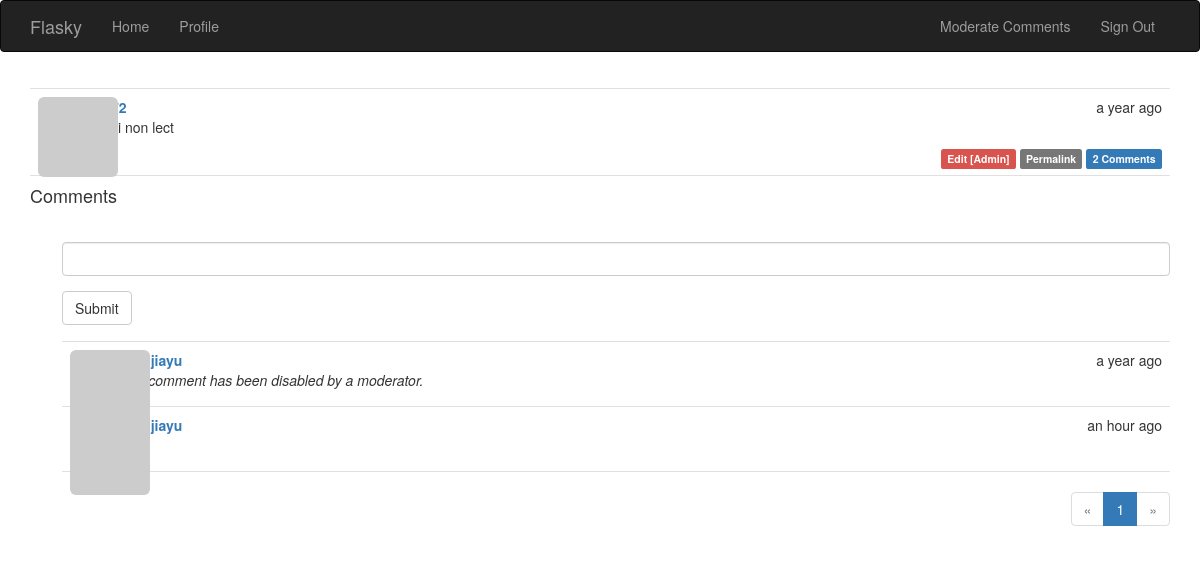
/post/75 (signed in), run on the app's committed database.
### app/models.py (models this page shows, shortened)
class Post(db.Model):
    __tablename__ = 'posts'
    id = db.Column(db.Integer, primary_key=True)
    body = db.Column(db.Text)
    timestamp = db.Column(db.DateTime, index=True, default=datetime.utcnow)
    author_id = db.Column(db.Integer, db.ForeignKey('users.id'))
    body_html = db.Column(db.Text)
    comments = db.relationship('Comment', backref='post', lazy='dynamic')

class Comment(db.Model):
    __tablename__ = 'comments'
    id = db.Column(db.Integer, primary_key=True)
    body = db.Column(db.Text)
    body_html = db.Column(db.Text)
    timestamp = db.Column(db.DateTime, index=True, default=datetime.utcnow)
    disabled = db.Column(db.Boolean)
    author_id = db.Column(db.Integer, db.ForeignKey('users.id'))
    post_id = db.Column(db.Integer, db.ForeignKey('posts.id'))

class User(UserMixin, db.Model):
    __tablename__ = 'users'
    id = db.Column(db.Integer, primary_key=True)
    email = db.Column(db.String(64), unique=True, index=True)
    username = db.Column(db.String(64), unique=True, index=True)
    password_hash = db.Column(db.String(128))
    role_id = db.Column(db.Integer, db.ForeignKey('roles.id'))
    confirmed = db.Column(db.Boolean, default=False)
    name = db.Column(db.String(64))
    location = db.Column(db.String(64))
    about_me = db.Column(db.Text())
    member_since = db.Column(db.DateTime(), default=datetime.utcnow)
    last_seen = db.Column(db.DateTime(), default=datetime.utcnow)
    avatar_hash = db.Column(db.String(32))
    posts = db.relationship('Post', backref='author', lazy='dynamic')
    followed = db.relationship('Follow', foreign_keys=[Follow.follower_id],
                               backref=db.backref('follower', lazy='joined'),
                               lazy='dynamic', cascade='all, delete-orphan')
    followers = db.relationship('Follow', foreign_keys=[Follow.followed_id],
                                backref=db.backref('followed', lazy='joined'),
                                lazy='dynamic', cascade='all, delete-orphan')
    comments = db.relationship('Comment', backref='author', lazy='dynamic')
    @property
    def password(self):
        raise AttributeError('Password is not a readable attribute')
    def can(self, perm):
        return self.role is not None and self.role.has_permission(perm)
    def is_administrator(self):
        return self.can(Permission.ADMINISTER)
    def ping(self):
        self.last_seen = datetime.utcnow()
        db.session.add(self)
    def gravatar(self, size=100, default='identicon', rating='g'):
        if request.is_secure:
            url = 'https://secure.gravatar.com/avatar'
        else:
            url = 'http://www.gravatar.com/avatar'
        hash = hashlib.md5(self.email.encode('utf-8')).hexdigest()
        return '{url}/{hash}?s={size}&d={default}&r={rating}'\
            .format(url=url, hash=hash, size=size, default=default, rating=rating)

### app/main/views.py (the view)
@main.route('/post/<int:id>', methods=['GET', 'POST'])
def post(id):
    post = Post.query.get_or_404(id)
    form = CommentForm()
    if form.validate_on_submit():
        comment = Comment(body=form.body.data, post=post, author=current_user._get_current_object())
        db.session.add(comment)
        db.session.commit()
        flash('Your comment has been published.')
        return redirect(url_for('.post', id=post.id, page=-1))
    page = request.args.get('page', 1, type=int)
    if page == -1:
        page = (post.comments.count() - 1) // current_app.config['FLASKY_COMMENTS_PER_PAGE'] + 1
    pagination = post.comments.order_by(Comment.timestamp.asc()).\
        paginate(page, per_page=current_app.config['FLASKY_COMMENTS_PER_PAGE'], error_out=False)
    comments = pagination.items
    return render_template('post.html', posts=[post], form=form,
                           comments=comments, pagination=pagination)

### app/main/forms.py
class CommentForm(FlaskForm):
    body = StringField('', validators=[DataRequired()])
    submit = SubmitField('Submit')

### app/auth/views.py (called while the page is built)
@auth.before_app_request
def before_request():
    if current_user.is_authenticated:
        current_user.ping()
        if not current_user.confirmed and request.endpoint[:5] != 'auth.':
            return redirect(url_for('auth.unconfirmed'))

### app/main/__init__.py (called while the page is built)
@main.app_context_processor
def inject_permissions():
    return dict(Permission=Permission)

### app/main/views.py (called while the page is built)
@main.after_app_request
def after_request(response):
    for query in get_debug_queries():
        if query.duration >= current_app.config['FLASKY_SLOW_DB_QUERY_TIME']:
            current_app.logger.warning(
                'Slow query: %s\nParameters: %s\nDuration: %fs\nContext: %s\n'
                % (query.statement, query.parameters, query.duration, query.context))
    return response

### app/models.py (called while the page is built)
@login_manager.user_loader
def load_user(user_id):
    return User.query.get(int(user_id))

    def has_permission(self, perm):
        return self.permissions & perm == perm

### app/templates/post.html (shortened to what this page needs)
{% extends "base.html" %}
{% import "bootstrap/wtf.html" as wtf %}
{% import "_macros.html" as macros %}
{% block page_content %}
{% include '_posts.html' %}
<h4 id="comments">Comments</h4>
{% if current_user.can(Permission.COMMENT) %}
<div class="comment-form">
    {{ wtf.quick_form(form) }}
</div>
{% endif %}
{% include '_comments.html' %}
{% if pagination %}
<div class="pagination">
    {{ macros.pagination_widget(pagination, '.post', fragment='#comments', id=posts[0].id) }}
</div>
{% endif %}
{% endblock %}

### app/templates/_posts.html
<ul class="posts">
    {% for post in posts %}
    <li class="post">
        <div class="post-thumbnail">
            <a href="{{ url_for('.user', username=post.author.username) }}">
                <img class="img-rounded profile-thumbnail" src="{{ post.author.gravatar(size=40) }}">
            </a>
        </div>
        <div class="post-content">
            <div class="post-date">{{ moment(post.timestamp).fromNow() }}</div>
            <div class="post-author"><a href="{{ url_for('.user', username=post.author.username) }}">{{ post.author.username }}</a></div>
            <div class="post-body">
                {% if post.body_html %}
                    {{ post.body_html | safe }}
                {% else %}
                    {{ post.body }}
                {% endif %}
            </div>
            <div class="post-footer">
                {% if current_user == post.author %}
                <a href="{{ url_for('.edit', id=post.id) }}">
                    <span class="label label-primary">Edit</span>
                </a>
                {% elif current_user.is_administrator() %}
                <a href="{{ url_for('.edit', id=post.id) }}">
                    <span class="label label-danger">Edit [Admin]</span>
                </a>
                {% endif %}
                <a href="{{ url_for('.post', id=post.id) }}">
                    <span class="label label-default">Permalink</span>
                </a>
                <a href="{{ url_for('.post', id=post.id) }}#comments">
                    <span class="label label-primary">
                        {{ post.comments.count() }} Comments
                    </span>
                </a>
            </div>
        </div>
    </li>
    {% endfor %}
</ul>

### app/templates/_comments.html (shortened to what this page needs)
<ul class="comments">
    {% for comment in comments %}
    <li class="comment">
        <div class="comment-thumbnail">
            <a href="{{ url_for('.user', username=comment.author.username) }}">
                <img class="img-rounded profile-thumbnail" src="{{ comment.author.gravatar(size=40) }}">
            </a>
        </div>
        <div class="comment-content">
            <div class="comment-date">{{ moment(comment.timestamp).fromNow() }}</div>
            <div class="comment-author"><a href="{{ url_for('.user', username=comment.author.username) }}">{{ comment.author.username }}</a></div>
            <div class="comment-body">
                {% if comment.disabled %}
                <p><i>This comment has been disabled by a moderator.</i></p>
                {% endif %}
            </div>
        </div>
    </li>
    {% endfor %}
</ul>

### app/static/styles.css (style rules this page uses)
.profile-thumbnail { position: absolute; }
ul.posts { list-style-type: none; padding: 0; margin: 16px 0 0 0; border-top: 1px solid #e0e0e0; }
ul.posts li.post { padding: 8px; border-bottom: 1px solid #e0e0e0; }
div.post-date { float: right; }
div.post-author { font-weight: bold; }
div.post-thumbnail { position: absolute; }
div.post-content { margin-left: 48px; min-height: 48px; }
div.post-footer { text-align: right; }
ul.comments { list-style-type: none; padding: 0; margin: 16px 0 0 0; }
ul.comments li.comment { margin-left: 32px; padding: 8px; border-bottom: 1px solid #e0e0e0; }
ul.comments li.comment:nth-child(1) { border-top: 1px solid #e0e0e0; }
div.comment-date { float: right; }
div.comment-author { font-weight: bold; }
div.comment-thumbnail { position: absolute; }
div.comment-content { margin-left: 48px; min-height: 48px; }
div.comment-form { margin: 16px 0 16px 32px; }
div.pagination { width: 100%; text-align: right; padding: 0; margin: 0; }

### data on the page
Post: timestamp "a year ago", body_html "Morbi non lect", comments.count "2"
Comment: timestamp "a year ago", author.username "shenjiayu", shows "This comment has been disabled by a moderator."
Comment: timestamp "an hour ago", author.username "shenjiayu"

### other printed values
{{ p }} "1"
